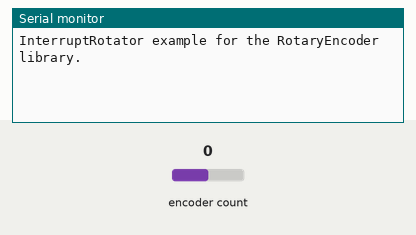
Simulated run of this sketch. Board: Arduino Uno, built with avr-gcc and run on an emulated ATmega328P. Shown: the last lines printed to the serial monitor. The inputs (shaded band) are chosen by the test bench; at power-on: encoder count 0.

Above: at 1.2 s.
1.3 s: encoder count set to 1
At 1.7 s:
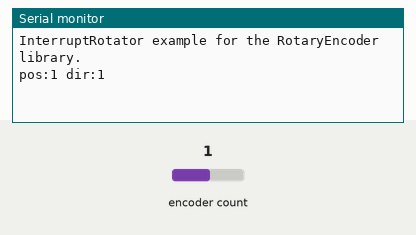
2.8 s: encoder count set to 2
At 4.0 s:
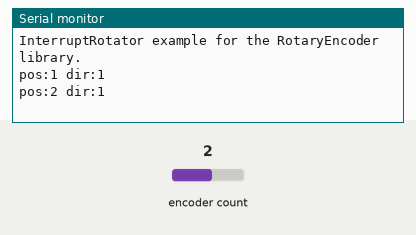

The sketch:

dialsTest.ino
```cpp
// written and tested by connor

#include <RotaryEncoder.h>
#include <Arduino.h>

// Define pins on DUE for both dials
#define DIAL1PINA 52
#define DIAL1PINB 53
#define DIAL2PINA 50
#define DIAL2PINB 51

// A pointer to the dynamic created rotary encoder instance.
// This will be done in setup()
RotaryEncoder *encoder = nullptr;

void checkPosition()
{
  encoder->tick(); // just call tick() to check the state.
}


void setup()
{
  Serial.begin(115200);
  while (!Serial)
    ;
  Serial.println("InterruptRotator example for the RotaryEncoder library.");

  // setup the rotary encoder functionality

  // use FOUR3 mode when PIN_IN1, PIN_IN2 signals are always HIGH in latch position.
  // encoder = new RotaryEncoder(PIN_IN1, PIN_IN2, RotaryEncoder::LatchMode::FOUR3);

  // use FOUR0 mode when PIN_IN1, PIN_IN2 signals are always LOW in latch position.
  // encoder = new RotaryEncoder(PIN_IN1, PIN_IN2, RotaryEncoder::LatchMode::FOUR0);

  // use TWO03 mode when PIN_IN1, PIN_IN2 signals are both LOW or HIGH in latch position.
  encoder = new RotaryEncoder(DIAL1PINA, DIAL1PINB, RotaryEncoder::LatchMode::FOUR0);

  // register interrupt routine
  attachInterrupt(digitalPinToInterrupt(DIAL1PINA), checkPosition, CHANGE);
  attachInterrupt(digitalPinToInterrupt(DIAL1PINB), checkPosition, CHANGE);
} // setup()


// Read the current position of the encoder and print out when changed.
void loop()
{
  static int pos = 0;

  encoder->tick(); // just call tick() to check the state.

  int newPos = encoder->getPosition();
  if (pos != newPos) {
    Serial.print("pos:");
    Serial.print(newPos);
    Serial.print(" dir:");
    Serial.println((int)(encoder->getDirection()));
    pos = newPos;
  } // if
} // loop ()
```

Measured:
- after the input at 1.3 s, the serial monitor: prints a new line at once (image 1)
- after the input at 2.8 s, the serial monitor: prints a new line at once (image 2)
